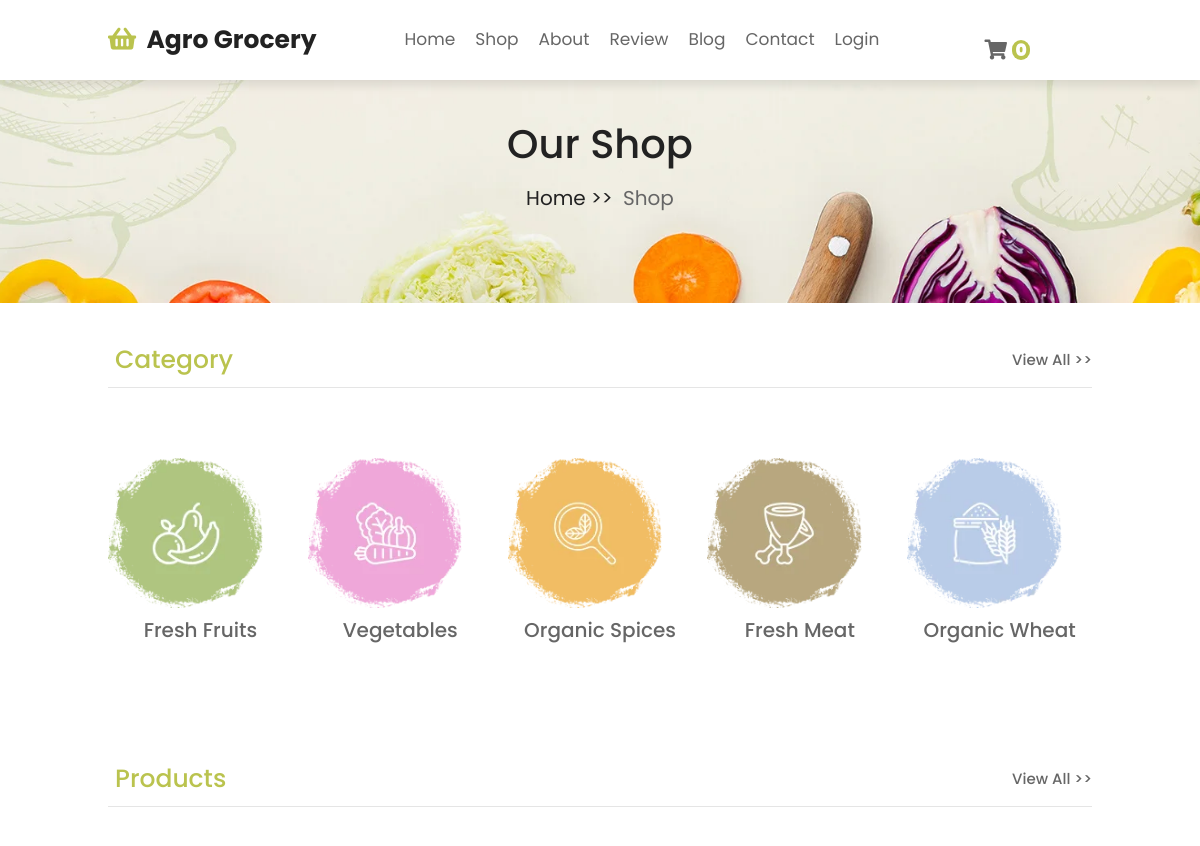
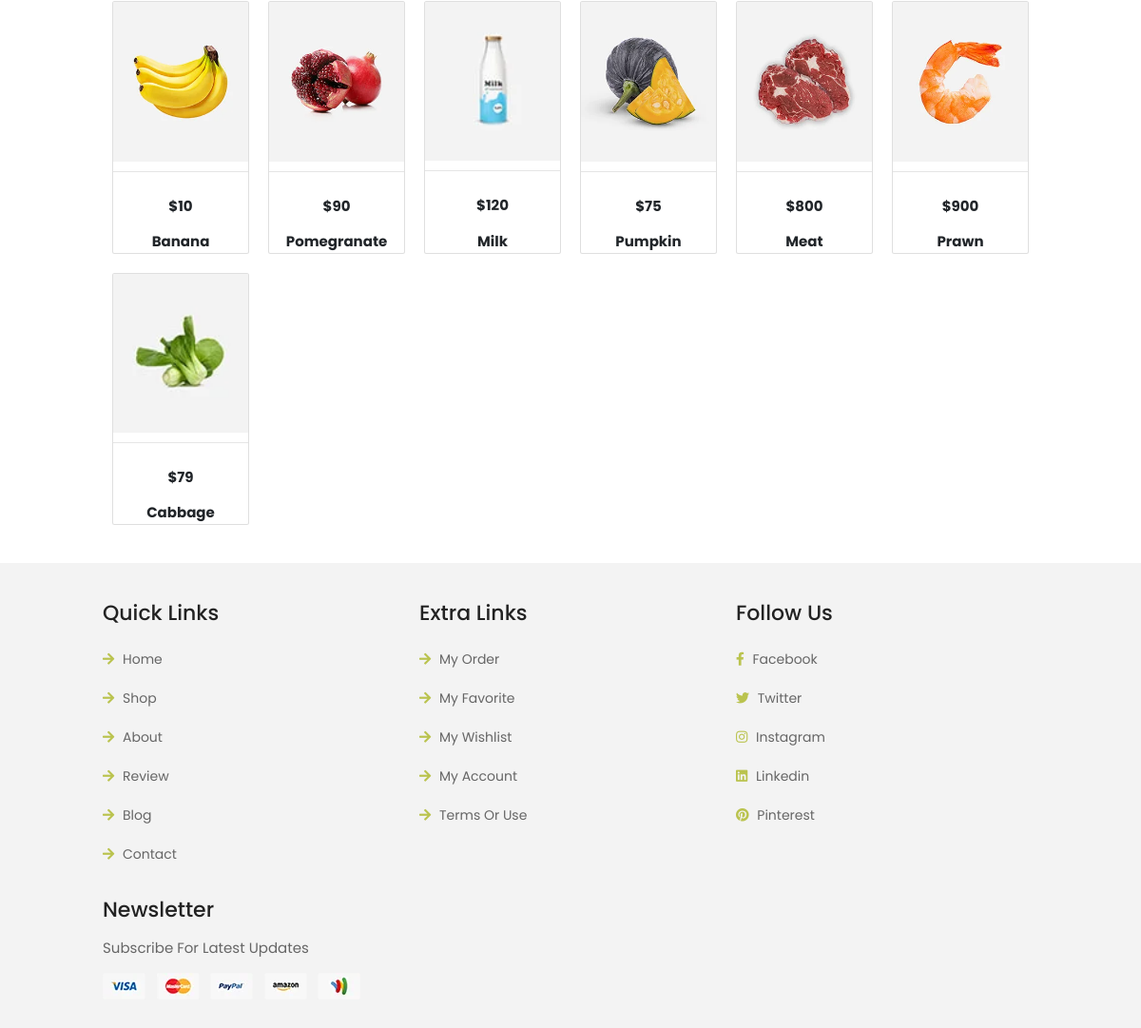
The app's page /shop/ with its own data (2 pictures, top to bottom).
### strore_app/models.py (models this page shows, shortened)
class Items(models.Model):
    itmIMG = models.ImageField(null = True, upload_to = "0_ShopIems/")
    price= models.IntegerField(max_length=50,null=True)
    describe=models.CharField(max_length=100,null=True)

### strore_app/views.py (the view)
# urls.py: path('shop/',views.Shop, name="shop"),
def Shop(request):
    allSHopItems = Items.objects.all()
    context={
        "allSHopItems":allSHopItems
    }
    return render(request, "2_shop.html", context)

### templates/2_shop.html (shortened to what this page needs)
{% extends "0_base.html" %}
{% load static %}
{% block body %}
<div class="heading">
    <h1>our shop</h1>
    <p> <a href="http://127.0.0.1:8000/">home >></a> shop </p>
</div>
<section class="category">
    <h1 class="title"> <span>Category</span> <a href="#">view all >></a> </h1>
    <div class="box-container">
        <a href="#" class="box">
            <img src="{% static 'image/cat-1.png' %}" alt="">
            <h3>fresh fruits</h3>
        </a>
        <a href="#" class="box">
            <img src="{% static 'image/cat-2.png' %}" alt="">
            <h3>vegetables</h3>
        </a>
        <a href="#" class="box">
            <img src="{% static 'image/cat-3.png' %}" alt="">
            <h3>organic spices</h3>
        </a>
        <a href="#" class="box">
            <img src="{% static 'image/cat-4.png' %}" alt="">
            <h3>fresh meat</h3>
        </a>
        <a href="#" class="box">
            <img src="{% static 'image/cat-5.png' %}" alt="">
            <h3>organic wheat</h3>
        </a>
    </div>
</section>
<section class="products">
    <h1 class="title"> <span>Products</span> <a href="#">view all >></a> </h1>
    {% include '14_cart_product.html' %}
</section>
{% endblock %}
{% block footer %}
<section class="footer">
    <div class="box-container" >
        <div class="box">
            <h3>quick links</h3>
            <a href="home.html"> <i class="fas fa-arrow-right"></i> home</a>
            <a href="shop.html"> <i class="fas fa-arrow-right"></i> shop</a>
            <a href="about.html"> <i class="fas fa-arrow-right"></i> about</a>
            <a href="review.html"> <i class="fas fa-arrow-right"></i> review</a>
            <a href="blog.html"> <i class="fas fa-arrow-right"></i> blog</a>
            <a href="contact.html"> <i class="fas fa-arrow-right"></i> contact</a>
        </div>
        <div class="box">
            <h3>extra links</h3>
            <a href="#"> <i class="fas fa-arrow-right"></i> my order </a>
            <a href="#"> <i class="fas fa-arrow-right"></i> my favorite </a>
            <a href="#"> <i class="fas fa-arrow-right"></i> my wishlist </a>
            <a href="#"> <i class="fas fa-arrow-right"></i> my account </a>
            <a href="#"> <i class="fas fa-arrow-right"></i> terms or use </a>
        </div>
        <div class="box">
            <h3>follow us</h3>
            <a href="#"> <i class="fab fa-facebook-f"></i> facebook </a>
            <a href="#"> <i class="fab fa-twitter"></i> twitter </a>
            <a href="#"> <i class="fab fa-instagram"></i> instagram </a>
            <a href="#"> <i class="fab fa-linkedin"></i> linkedin </a>
            <a href="#"> <i class="fab fa-pinterest"></i> pinterest </a>
        </div>
        <div class="box" >
            <h3>newsletter</h3>
            <p>subscribe for latest updates</p>
            <img src="{% static 'image/payment.png' %}" alt="">
        </div>
    </div>
</section>
{% endblock  %}

### templates/14_cart_product.html (shortened to what this page needs)
{% load static %}
<div class="items-container">
    {% for allSHopItems in allSHopItems %}
    <div class="card-1 card">
        <div>
            <img class="product-image" style="width: 100%; height:100%;" src="/media/{{ allSHopItems.itmIMG }}" alt="">
        </div>
        <hr>
        <span class="product-price">${{allSHopItems.price}}</span>
        <span class="product-price">{{allSHopItems.describe}}</span>
    </div>
    {% endfor %}
</div>

### static/css/style.css (style rules this page uses)
* { font-family: 'Poppins', sans-serif; margin: 0; padding: 0; -webkit-box-sizing: border-box; box-sizing: border-box; outline: none; border: none; text-decoration: none; text-transform: capitalize; -webkit-transition: .2s linear; transition: .2s linear; }
html { font-size: 62.5%; overflow-x: hidden; scroll-behavior: smooth; }
section { padding: 3rem 9%; }
.heading { background: url("/static/image/heading-bg.jpg") no-repeat; background-size: cover; background-position: center; text-align: center; padding-top: 12rem; padding-bottom: 8rem; }
.heading h1 { color: #222; font-size: 4rem; }
.heading p { padding-top: 1rem; font-size: 2rem; color: #666; }
.heading p a { color: #222; padding-right: .5rem; }
.title { display: -webkit-box; display: -ms-flexbox; display: flex; -webkit-box-align: center; -ms-flex-align: center; align-items: center; font-size: 2.5rem; margin-bottom: 3rem; padding: 1.2rem 0; border-bottom: 0.1rem solid rgba(0, 0, 0, 0.1); color: #222; }
.title span { color: #bac34e; padding-left: .7rem; }
.title a { margin-left: auto; color: #666; font-size: 1.5rem; }
.category .box-container { display: -ms-grid; display: grid; -ms-grid-columns: (minmax(16rem, 1fr))[auto-fit]; grid-template-columns: repeat(auto-fit, minmax(16rem, 1fr)); gap: 1.5rem; padding: 4rem 0; }
.category .box-container .box { text-align: center; }
.category .box-container .box img { height: 15rem; }
.category .box-container .box h3 { font-size: 2rem; margin: 1rem 0; color: #666; }
.footer { background: #f3f3f3; }
.footer .box-container { display: -ms-grid; display: grid; -ms-grid-columns: (minmax(25rem, 1fr))[auto-fit]; grid-template-columns: repeat(auto-fit, minmax(25rem, 1fr)); gap: 1.5rem; }
.footer .box-container .box h3 { font-size: 2.2rem; color: #222; padding: 1rem 0; }
.footer .box-container .box p { font-size: 1.5rem; color: #666; padding-bottom: .5rem; }
.footer .box-container .box a { font-size: 1.4rem; color: #666; padding: 1rem 0; display: block; }
.footer .box-container .box a i { padding-right: .5rem; color: #bac34e; }

### templates/0_base.html (style rules this page uses)
* { margin: 0; padding: 0; }
img { max-width: 100%; display: block; }
.items-container { display: grid; grid-template-columns: repeat(auto-fit, minmax(150px, 1fr)); margin-top: 1em }
.card { margin: 1em; position: relative; overflow: hidden; text-align: center }
.product-image { margin-bottom: 1em }
.product-price { padding-top: 1em; font-weight: bold; font-size: 1.5rem; }

### records on screen
Items: itmIMG (picture), price "10", describe "Banana"
Items: itmIMG (picture), price "90", describe "Pomegranate"
Items: itmIMG (picture), price "120", describe "Milk"
Items: itmIMG (picture), price "75", describe "Pumpkin"
Items: itmIMG (picture), price "800", describe "Meat"
Items: itmIMG (picture), price "900", describe "Prawn"
Items: itmIMG (picture), price "79", describe "Cabbage"
